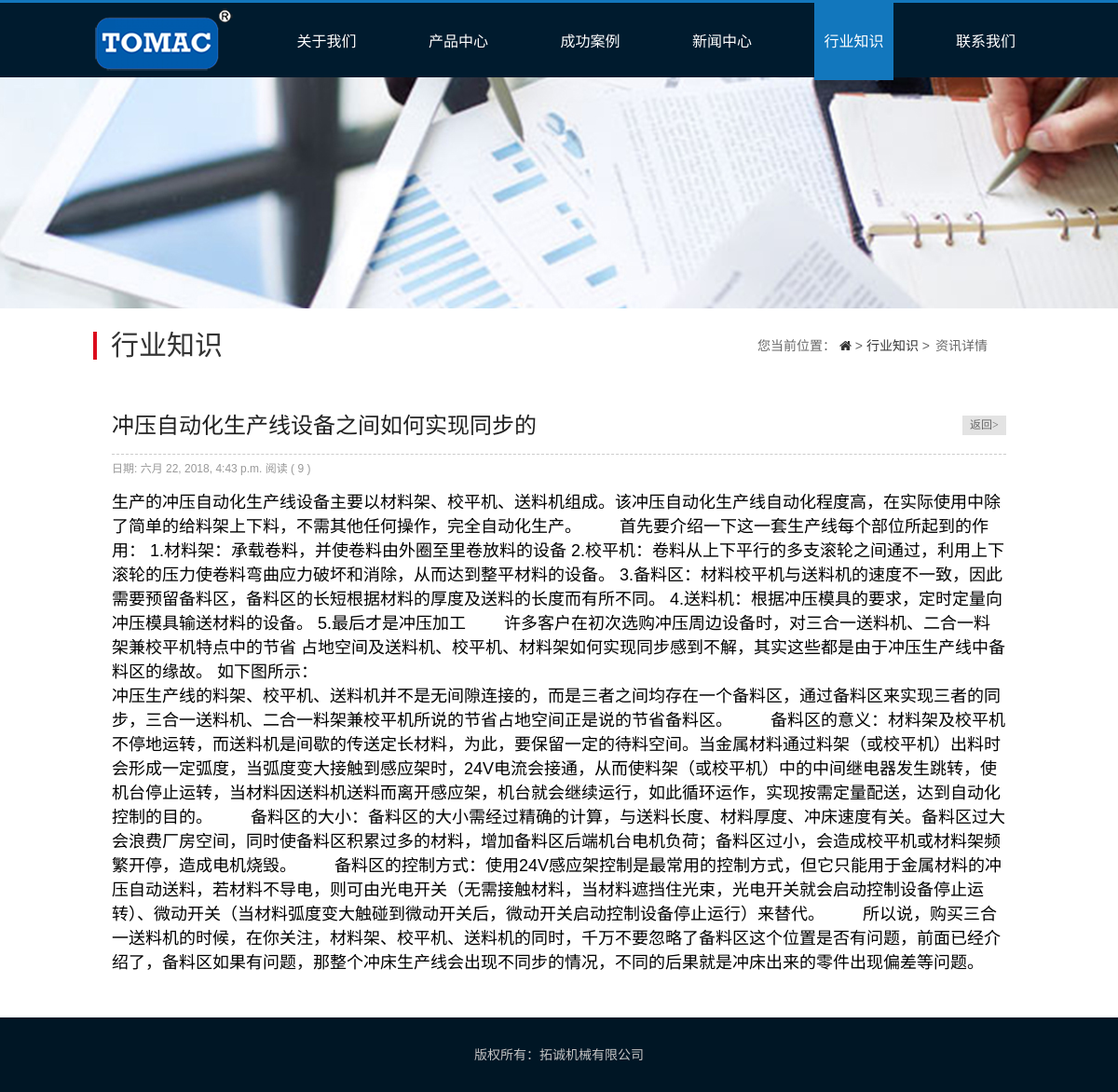
The app's page /knowledge/2/ with its own data.
### toptran/models.py (models this page shows, shortened)
@python_2_unicode_compatible
class Knowledge(models.Model):
	image = FilerImageField(null=True,blank=True,related_name='knowledge_image')
	title = models.CharField(max_length=200)
	body = RichTextField(blank=True,null=True,verbose_name="body")
	pub_date = models.DateTimeField(default=timezone.now)
	views = models.PositiveIntegerField(default=0)
	def increase_views(self):
		self.views += 1
		self.save(update_fields=['views'])
	class Meta():
		ordering = ['-pub_date']

### toptran/views.py (the view)
# urls.py: url(r'^knowledge/(?P<pk>[0-9]+)/$', views.knowledgedetail, name='knowledgedetail'),
def knowledgedetail(request,pk):
	knowledge = get_object_or_404(Knowledge,pk=pk)
	knowledge.increase_views()
	knowledge.body = markdown.markdown(knowledge.body,
		                          extensions=[
                                     'markdown.extensions.extra',
                                     'markdown.extensions.codehilite',
                                     'markdown.extensions.toc',
                                  ])
	return render(request,'toptran/knowledgedetail.html',context={'knowledge':knowledge})

### templates/toptran/knowledgedetail.html (shortened to what this page needs)
{% extends 'toptran/base.html' %}
{% load staticfiles %}
{% block title %}
    <link rel="stylesheet" type="text/css" href="{% static 'index.css' %}">
  <link rel="stylesheet" type="text/css" href="{% static 'css/knowledge.css' %}">
  <link rel="stylesheet" type="text/css" href="{% static 'css/base.css' %}">
<link href="http://cdn.bootcss.com/font-awesome/4.7.0/css/font-awesome.min.css" rel="stylesheet">
{% endblock %}
{% block content %}
<div class="header">
    <nav>
        <ul>
           <li><a href="{% url 'toptran:index' %}"><div><img src="{% static 'img/LOGO.png' %}"></div></a></li>
           <li class="nav"><a href="{% url 'toptran:about' %}">关于我们</a></li>
           <li class="nav"><a href="{% url 'toptran:product_list' %}">产品中心</a></li>
           <li class="nav"><a href="{% url 'toptran:case' %}">成功案例</a></li>
           <li class="nav"><a href="{% url 'toptran:news' %}">新闻中心</a></li>
           <li class="cont"><a href="{% url 'toptran:knowledge' %}">行业知识</a></li>
           <li class="nav"><a href="{% url 'toptran:contact' %}">联系我们</a></li>
        </ul>
  </nav>
</div>
<div class="news">
            <div class="mbx_nav">
                <p>行业知识
                  <span>您当前位置：
                      <a href="/">
                        <i class="fa fa-home heading-icon" aria-hidden="true"></i></a> >
                        <a href="{% url 'toptran:knowledge' %}">行业知识</a> >
                        <span>资讯详情</span>
                    </span>
                </p>
            </div>
            <div class="new_all_1">
             <div class="news_xx_tit">
          <div class="xx_tit_left">
              <p>{{ knowledge.title }}</p>
            </div>
            <div class="xx_tit_right">
              <a href="{% url 'toptran:knowledge' %}">返回></a>
            </div>
        </div>
        <p class="xx_day"> 日期:  {{knowledge.pub_date }} 阅读 ( {{ knowledge.views }} )</p>
        <br>
        <div style="font-size: 150%;margin:0px,20px;padding:0px,20px;">
        {{knowledge.body|safe }}
        </div>
        </div>
</div>
<br>
<br>
{% endblock %}

### static/index.css (style rules this page uses)
nav ul { height: 80px; border-top:3px solid #1277BD; background-color:#001B2E; display: flex; flex-direction:row; justify-content: space-between; align-items: center; list-style: none; margin:0px; padding: 0px 100px ; }
.nav a:link, .nav a:visited { font-size: 16px; color:white; text-decoration: none; list-style: none; outline:none; }
li { margin:0px 0px; padding: 30px 10px 30px 10px; }
li a:link, li a:visited { outline:none; }

### static/css/base.css (style rules this page uses)
body,div,dl,dt,dd,ul,ol,li,h1,h2,h3,h4,h5,h6,pre,form,fieldset,input,textarea,p,blockquote,th,td,img,area,param { margin:0; padding:0; }
html,body { margin:0; padding:0; height: 100%; font-family:arial,黑体,sans-serif; -webkit-text-size-adjust:none; }
ol,ul { padding-left:0; list-style-type:none; list-style:none; }
img { border:none; display:inline-block; vertical-align:middle; }
body { font-size:12px; }

### records on screen
Knowledge: title "冲压自动化生产线设备之间如何实现同步的", pub_date "六月 22, 2018, 4:43 p.m.", views "9", body "生产的冲压自动化生产线设备主要以材料架、校平机、送料机组成。该冲压自动化生产线自动化程度高，在实际使用中除了简单的给料架上下料，不需其他任何操作，完全自动化生产。 首先要介绍一下这一套生产线每个部位所起到的作用： 1.材料架：承载卷料，并使卷料由外圈至里卷放料的设备 2.校平机：卷料从上下平行的多支滚轮之间通过，利用上下滚轮的压力使卷料弯曲应力破坏和消除，从而达到整平材料的设备。 3.备料区：材料校平机与送料机的速度不一致，因此需要预留备料区，备料区的长短根据材料的厚度及送料的长度而有所不同。 4.送料机：根据冲压模具的要求，定时定量向冲压模具输送材料的设备。 5.最后才是冲压加工 许多客户在初次选购冲压周边设备时，对三合一送料机、二合一料架兼校平机特点中的节省 占地空间及送料机、校平机、材料架如何实现同步感到不解，其实这些都是由于冲压生产线中备料区的缘故。 如下图所示： 冲压生产线的料架、校平机、送料机并不是无间隙连接的，而是三者之间均存在一个备料区，通过备料区来实现三者的同步，三合一送料机、二合一料架兼校平机所说的节省占地空间正是说的节省备料区。 备料区的意义：材料架及校平机不停地运转，而送料机是间歇的传送定长材料，为此，要保留一定的待料空间。当金属材料通过料架（或校平机）出料时会形成一定弧度，当弧度变大接触到感应架时，24V电流会接通，从而使料架（或校平机）中的中间继电器发生跳转，使机台停止运转，当材料因送料机送料而离开感应架，机台就会继续运行，如此循环运作，实现按需定量配送，达到自动化控制的目的。…"
